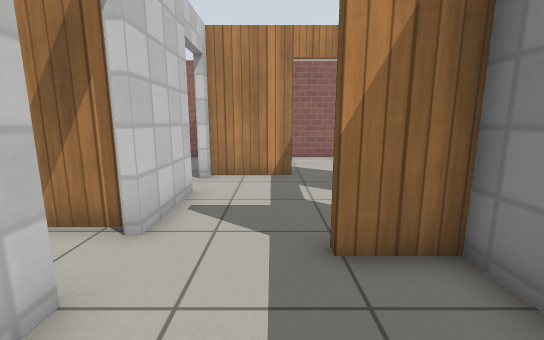
View 1 (above)

17 first-person views from a walk through a world built for the Gazebo simulator. The camera is 0.94 m above the floor, tilts 10° down and sees 90° across. The floor is counted in squares, 0.5 m on a side. Each view is taken from the middle of a square. On the plan, view 1 faces up. The plan holds only what a view shows up to about 15 squares ahead; the rest is blank. Gazebo's built-in surfaces are drawn with simple patterns.

View 2
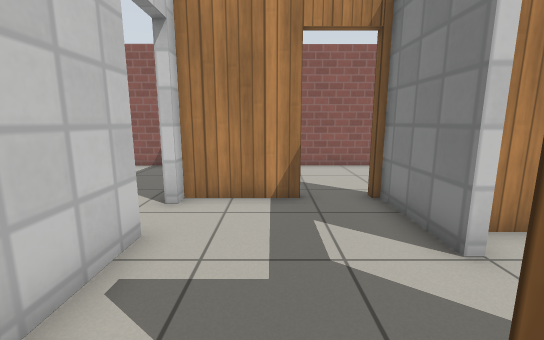

View 3
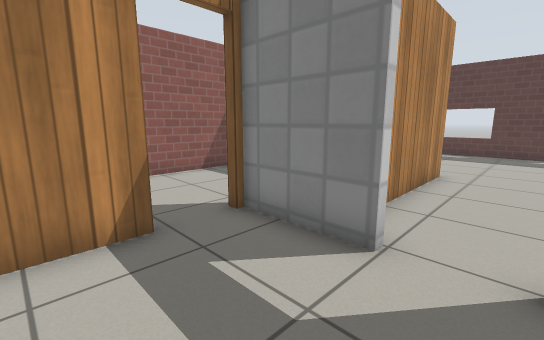

View 4
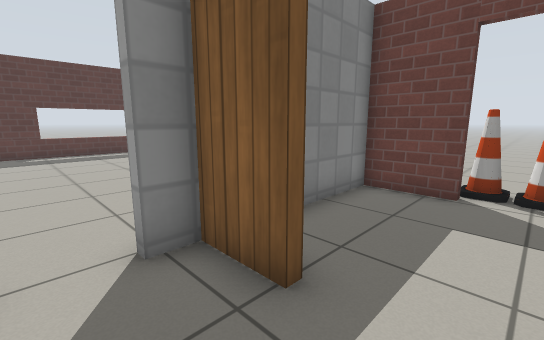

View 5
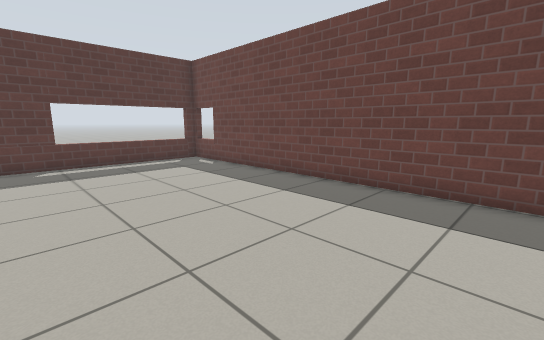

View 6
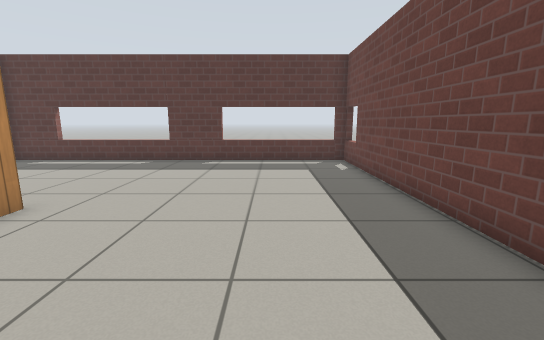

View 7
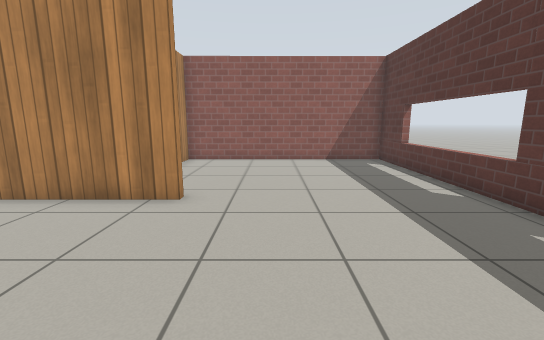

View 8
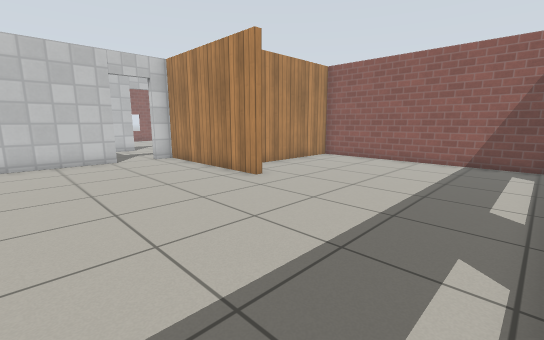

View 9
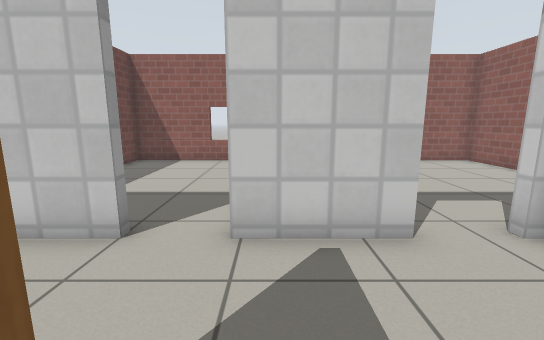

View 10
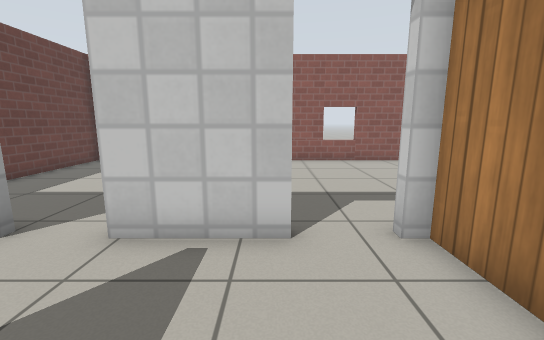

View 11
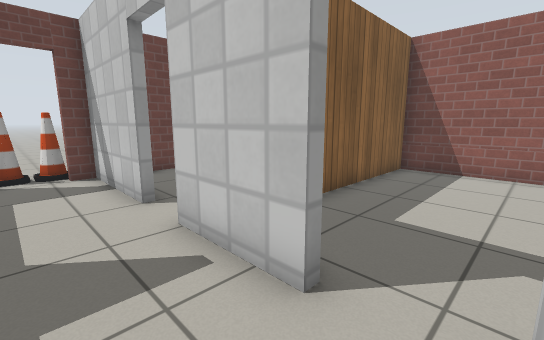

View 12
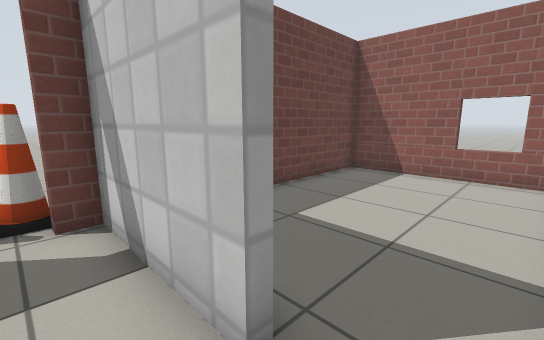

View 13
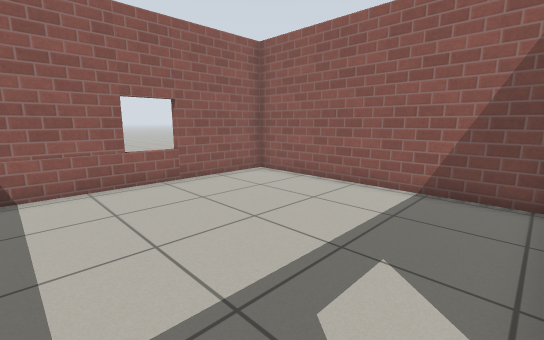

View 14
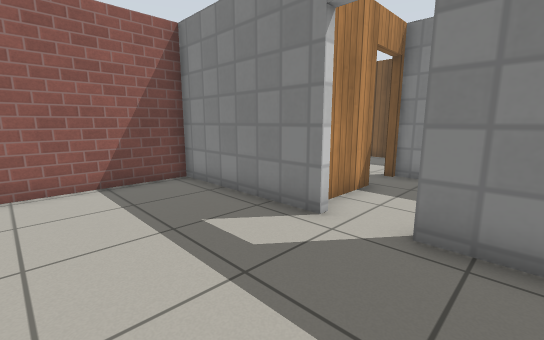

View 15
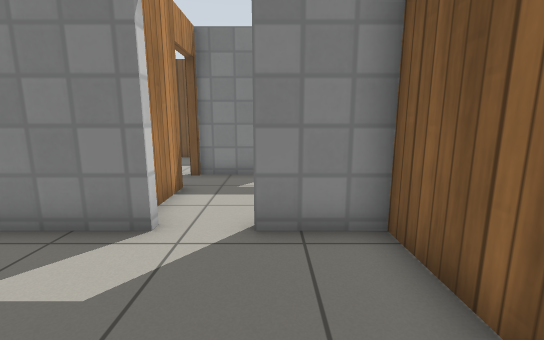

View 16
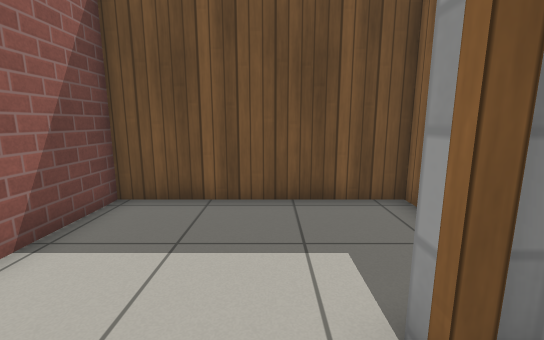

View 17
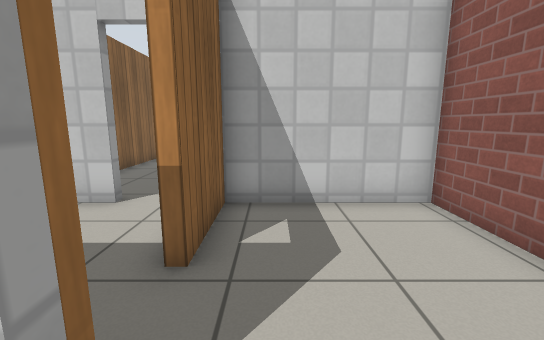

### Floor plan
Points are (right, up) in squares from view 1. A wall is a line through its corners. A room is listed if a view was taken in it or the views show most of it. See-through windows are left out.
Room 1 (views 1, 2)
walls: (0.3, -1.6) (2.7, -1.6) (2.7, 3.6) (0.9, 3.6); (-2.2, 2.6) (-2.2, -1.6)
ways out: opening at (-0.5, 4) to room 2; open door at (-2, 3.5) to room 6; open door at (-0.5, -2)
Room 2 (views 3, 4, 9, 10, 11, 12)
walls: (-2.2, 7.4) (-2.2, 4.2); (0.7, 9.6) (-2.2, 9.6) (-2.2, 9); (2.7, 6.6) (2.7, 9.6); (0.9, 3.6) (0.9, 3.9) (2.7, 3.9) (2.7, 4.8)
ways out: opening at (-0.5, 4) to room 1; open door at (3, 5.5) to room 3; open door at (-2, 8.5) to room 4; open door at (1.5, 10) to room 5
Room 3 (views 5, 6, 7, 8)
walls: (9.7, 7.9) (9.7, 7.5) (3, 7.5) (3, 6.6); (3, 4.8) (3, 0.9); (3.8, -1.6) (17.5, -1.6) (17.5, 14.8) (7.8, 14.8) (7.8, 9.5)
ways out: open door at (3, 5.5) to room 2
Room 4 (views 13, 14, 15)
walls: (-2.5, 9) (-2.5, 14.8) (-11.4, 14.7) (-11.4, 5) (-2.5, 5) (-2.5, 7.4)
ways out: open door at (-2, 8.5) to room 2
Room 5 (views 16, 17)
walls: (2.5, 9.9) (3.1, 9.9); (7.4, 7.7) (7.4, 14.8) (-2.2, 14.8) (-2.2, 9.9) (0.7, 9.9)
ways out: open door at (1.5, 10) to room 2
Room 6 (no view inside)
walls: (-5.1, -1.7) (-4.1, -1.7); (-11.4, 4.1) (-11.4, -1.7) (-6.6, -1.7); (-2.6, 4.7) (-4.1, 4.7)
ways out: open door at (-2, 3.5) to room 1

Where each view was taken, in squares from view 1:
view 1: 0 up, 0 right, facing up
view 2: 3 up, 0 right, facing up
view 3: 5 up, 1 left, facing up-right
view 4: 6 up, 1 left, facing down-right
view 5: 6 up, 4 right, facing down-right
view 6: 2 up, 4 right, facing right
view 7: 1 up, 12 right, facing up
view 8: 1 up, 17 right, facing up-left
view 9: 5 up, 2 right, facing left
view 10: 7 up, 2 right, facing left
view 11: 9 up, 0 right, facing down-left
view 12: 4 up, 1 left, facing down-left
view 13: 7 up, 3 left, facing up-left
view 14: 6 up, 7 left, facing up-right
view 15: 7 up, 7 left, facing right
view 16: 11 up, 1 right, facing right
view 17: 11 up, 4 right, facing left
